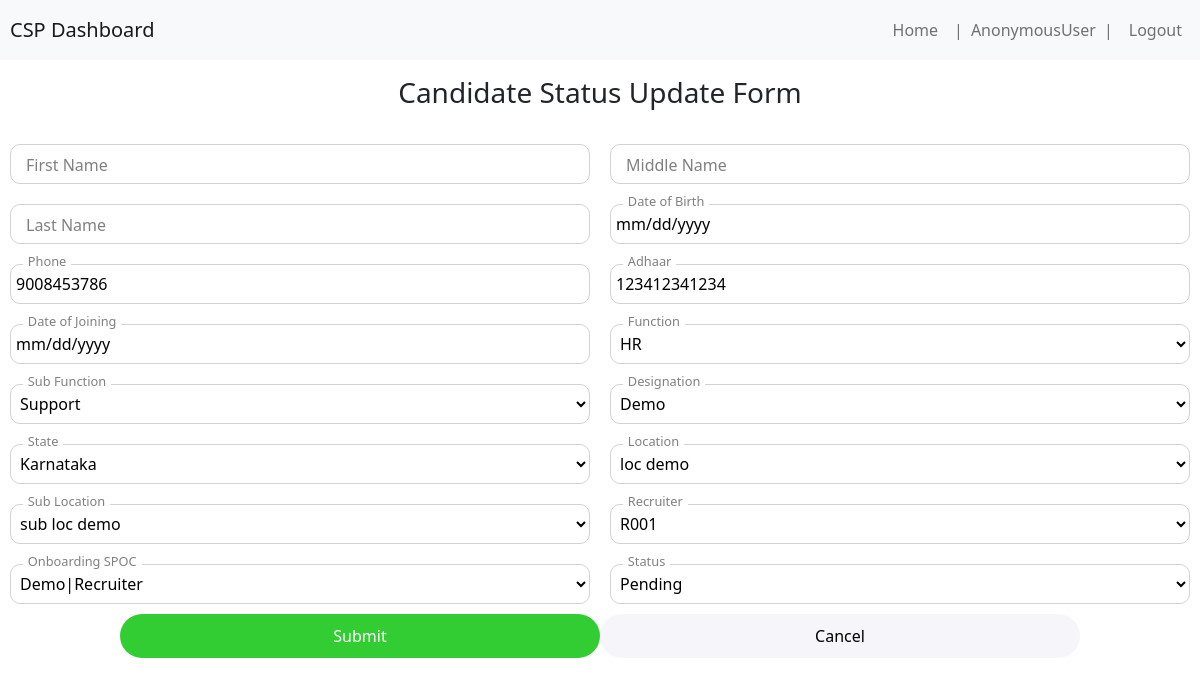
Screenshot of /edit/candidate/1/ with the database file from the repository.
### onboarding/models.py (models this page shows, shortened)
class candidate(models.Model):
    id = models.AutoField(primary_key=True)
    first_name = models.CharField(max_length=200)
    middle_name = models.CharField(max_length=200, null=True, blank=True)
    last_name = models.CharField(max_length=200, null=True, blank=True)
    dob = models.DateField(null=True, blank=True)
    phone = models.CharField(max_length=10)
    adhaar = models.CharField(max_length=12)
    doj = models.DateField(null=True, blank=True, default=None)
    fk_function = models.ForeignKey(function, on_delete=models.CASCADE, null=True, default=None)
    fk_sub_function = models.ForeignKey(sub_function, on_delete=models.CASCADE, null=True, default=None)
    fk_designation = models.ForeignKey(designation, on_delete=models.CASCADE, null=True, default=None)
    fk_state = models.ForeignKey(state, on_delete=models.CASCADE, null=True, default=None)
    fk_location = models.ForeignKey(location, on_delete=models.CASCADE, null=True, default=None)
    fk_sub_location = models.ForeignKey(sub_location, on_delete=models.CASCADE, null=True, default=None)
    created_by = models.CharField(max_length=100)
    created_datetime = models.DateTimeField(auto_now_add=True)
    recruiter = models.CharField(max_length=100, default='R001')
    obspoc = models.ForeignKey( user_group, on_delete=models.CASCADE, null=True, default=None)
    status = models.CharField(max_length=100)
    group = models.ForeignKey( Group, on_delete=models.CASCADE, null=True, default=4, blank=True)

class function(models.Model):
    id = models.AutoField(primary_key=True)
    name = models.CharField(max_length=300)
    def __str__(self):
        return self.name

class sub_function(models.Model):
    id = models.AutoField(primary_key=True)
    fk_function = models.ForeignKey(function, on_delete=models.CASCADE, null=True, default=None)
    name = models.CharField(max_length=300)
    def __str__(self):
        return self.name

class designation(models.Model):
    id = models.AutoField(primary_key=True)
    fk_function = models.ForeignKey(function, on_delete=models.CASCADE, null=True, default=None)
    fk_sub_function = models.ForeignKey(sub_function, on_delete=models.CASCADE, null=True, default=None)
    name = models.CharField(max_length=300)
    def __str__(self):
        return self.name

class state(models.Model):
    id = models.AutoField(primary_key=True)
    name = models.CharField(max_length=300)
    NORTH = 'N'
    EAST = 'E'
    WEST = 'W'
    SOUTH = 'S'
    REGION_CHOICES = [
        (NORTH, 'North'),
        (EAST, 'East'),
        (WEST, 'West'),
        (SOUTH, 'South'),
    ]
    region = models.CharField(max_length=10, choices=REGION_CHOICES, default=None, null=True)
    def __str__(self):
        return self.name

class location(models.Model):
    id = models.AutoField(primary_key=True)
    fk_state = models.ForeignKey(state, on_delete=models.CASCADE, null=True, default=None)
    name = models.CharField(max_length=300)
    def __str__(self):
        return self.name

class sub_location(models.Model):
    id = models.AutoField(primary_key=True)
    fk_state = models.ForeignKey(state, on_delete=models.CASCADE, null=True, default=None)
    fk_location = models.ForeignKey(location, on_delete=models.CASCADE, null=True, default=None)
    name = models.CharField(max_length=300)
    def __str__(self):
        return self.name

class user_group(models.Model):
    id = models.AutoField(primary_key=True)
    user = models.ForeignKey( User, on_delete=models.CASCADE, null=True, default=None, blank=True)
    group = models.ForeignKey( Group, on_delete=models.CASCADE, null=True, default=None, blank=True)
    first_name = models.CharField(max_length=200)
    middle_name = models.CharField(max_length=200, null=True, blank=True)
    last_name = models.CharField(max_length=200, null=True, blank=True)
    dob = models.DateField(null=True, blank=True)
    phone = models.CharField(max_length=10)
    adhaar = models.CharField(max_length=12)
    def __str__(self):
        return self.first_name + '|' + str(self.group.name)

### onboarding/views.py (the view, shortened to what this page needs)
# urls.py: path('edit/candidate/<int:cid>/', views.update_candidate, name='edit_candidate'),
def update_candidate(request, cid):
    selected = getattr(models, 'candidate').objects.get(**{'id': cid})
    return render(request, CANDIDATE_EDIT_CONTAINER_HTML, {'selected': selected})

### onboarding/templates/candidate/crud/edit.html (shortened to what this page needs)
<!DOCTYPE html>
{% load static %}
<html lang="en">
  <head>
    {% include 'utilities/head.html' with title='Onboarding - Update Candidate!' css_link='onboarding/css/dashboard.css' css_link2='onboarding/css/form.css' %}
  </head>
  <body>
    {% include 'utilities/navbar.html' %}
    <div class="form_container">
        <div class="form_header">
            <h3>Candidate Status Update Form</h3>
        </div>
        <form action="">
            <div class="input__row">
                <div class="input__div">
                    <input class="form__input" disabled type="text" name="firstname" id="firstname" maxlength="50"
                        placeholder=" " autofocus tabindex="1" required value="{{ selected.firstname }}">
                    <label for="firstname" class="form__label">First Name</label>
                </div>
                <div class="input__div">
                    <input class="form__input" value="{{ selected.middlename }}" disabled type="text" name="middlename" id="middlename" maxlength="10"
                        placeholder=" "  tabindex="2" required>
                    <label for="middlename" class="form__label">Middle Name</label>
                </div>
            </div>
            <div class="input__row">
                <div class="input__div">
                    <input class="form__input" value="{{ selected.lastname }}" disabled type="text" name="lastname" id="lastname" maxlength="10"
                        placeholder=" "  tabindex="3" required>
                    <label for="lastname" class="form__label">Last Name</label>
                </div>
                <div class="input__div">
                    <input class="form__input" disabled type="date" name="dob" id="dob"
                        placeholder=" " value="{{ selected.dob }}" tabindex="4" required>
                    <label for="dob" class="form__label">Date of Birth</label>
                </div>
            </div>
            <div class="input__row">
                <div class="input__div">
                    <input class="form__input" disabled type="text" name="phone" id="phone" maxlength="10"
                        placeholder=" "  tabindex="5" value="{{ selected.phone }}" required>
                    <label for="phone" class="form__label">Phone</label>
                </div>
                <div class="input__div">
                    <input class="form__input" disabled type="text" name="adhaar" id="adhaar" maxlength="12"
                        placeholder=" "  tabindex="6" value="{{ selected.adhaar }}" required>
                    <label for="adhaar" class="form__label">Adhaar</label>
                </div>
            </div>
            <div class="input__row">
                <div class="input__div">
                    <input class="form__input" disabled type="date" name="doj" id="doj"
                        placeholder=" " tabindex="7" value="{{ selected.doj }}" required>
                    <label for="doj" class="form__label">Date of Joining</label>
                </div>
                <div class="input__div">
                    <select class="form__input" disabled tabindex="8"  required name="function" id="function">
                        <option value="{{ selected.fk_function_id }}" selected>{{ selected.fk_function }}</option>
                    </select>
                    <label for="function" class="form__label">Function</label>
                </div>
            </div>
            <div class="input__row">
                <div class="input__div">
                    <select class="form__input" disabled tabindex="9" required name="subfunction" id="subfunction">
                        <option value="{{ selected.fk_sub_function_id }}" selected>{{ selected.fk_sub_function }}</option>
                    </select>
                    <label for="subfunction" class="form__label">Sub Function</label>
                </div>
                <div class="input__div">
                    <select class="form__input" disabled tabindex="10" required name="designation" id="designation">
                        <option value="{{ selected.fk_designation_id }}" selected>{{ selected.fk_designation }}</option>
                    </select>
                    <label for="designation" class="form__label">Designation</label>
                </div>
            </div>
            <div class="input__row">
                <div class="input__div">
                    <select class="form__input" disabled tabindex="11" required name="state" id="state">
                        <option value="{{ selected.fk_state_id }}" selected>{{ selected.fk_state }}</option>
                    </select>
                    <label for="state" class="form__label">State</label>
                </div>
                <div class="input__div">
                    <select class="form__input" disabled tabindex="12" required name="location" id="location">
                        <option value="{{ selected.fk_location_id }}" selected>{{ selected.fk_location }}</option>
                    </select>
                    <label for="location" class="form__label">Location</label>
                </div>
            </div>
            <div class="input__row">
                <div class="input__div">
                    <select class="form__input" disabled tabindex="13" required name="sublocation" id="sublocation">
                        <option value="{{ selected.fk_sub_location_id }}" selected>{{ selected.fk_sub_location }}</option>
                    </select>
                    <label for="sublocation" class="form__label">Sub Location</label>
                </div>
                <div class="input__div">
                    <select class="form__input" disabled tabindex="14" required name="recuiter" id="recuiter">
                        <option value="{{ selected.recruiter }}" selected>{{ selected.recruiter }}</option>
                    </select>
                    <label for="recuiter" class="form__label">Recruiter</label>
                </div>
            </div>
            <div class="input__row">
                <div class="input__div">
                    <select class="form__input" disabled tabindex="15" required name="obspoc" id="obspoc">
                        <option value="{{ selected.obspoc }}" selected>{{ selected.obspoc }}</option>
                    </select>
                    <label for="obspoc" class="form__label">Onboarding SPOC</label>
                </div>
                <div class="input__div">
                    <select id="status" tabindex="16" name="status" class="form__input">
                        <option value="{{ selected.status }}" selected>{{ selected.status }}</option>
                    </select>
                    <label for="status" class="form__label">Status</label>
                </div>
            </div>
            <div class="save_btn_div">
                <button type="submit" class="save_btn">Submit</button>
                <button type="button" class="cancel_btn">Cancel</button>
            </div>
        </form>
    </div>
</body>
</html>

### onboarding/static/onboarding/css/form.css (style rules this page uses)
.input__div { position: relative; width: 80% !important; height: 2.5rem; margin: auto; margin-bottom: 1.5rem; }
.form__input { position: absolute; top: 0; left: 0; width: 100%; height: 100%; border: 1px solid lightgray; border-radius: 10px; color: #000; outline: none; padding: 5px; background: none; }
.form__label { position: absolute; left: 1rem; top: 0.6rem; color: gray; cursor: text; -webkit-transition: top 200ms ease-in, left 200ms ease-in, font-size 200ms ease-in; transition: top 200ms ease-in, left 200ms ease-in, font-size 200ms ease-in; background-color: #fff; }
.form__input:read-only ~ .form__label { color: gray !important; }
.form_header { color: var(--primary-color); text-align: center; padding: 1rem; }
.input__row { display: flex; }
.input__row .input__div { margin: 10px; }
.save_btn { width: 70%; padding: 10px; background: limegreen; border: navajowhite; border-radius: 50px; color: white; font-weight: 500; }
.cancel_btn { width: 70%; padding: 10px; background: #f5f5fa; border: navajowhite; border-radius: 50px; color: #000; font-weight: 500; }
.save_btn_div { display: flex; width: 80%; margin: auto; }

### rows the page displays
candidate: phone "9008453786", adhaar "123412341234", function "HR", subfunction "Support", designation "Demo", state "Karnataka", location "loc demo", sublocation "sub loc demo", recuiter "R001", obspoc "Demo|Recruiter", status "Pending"

### other values shown
{{ request.user }} "AnonymousUser"
